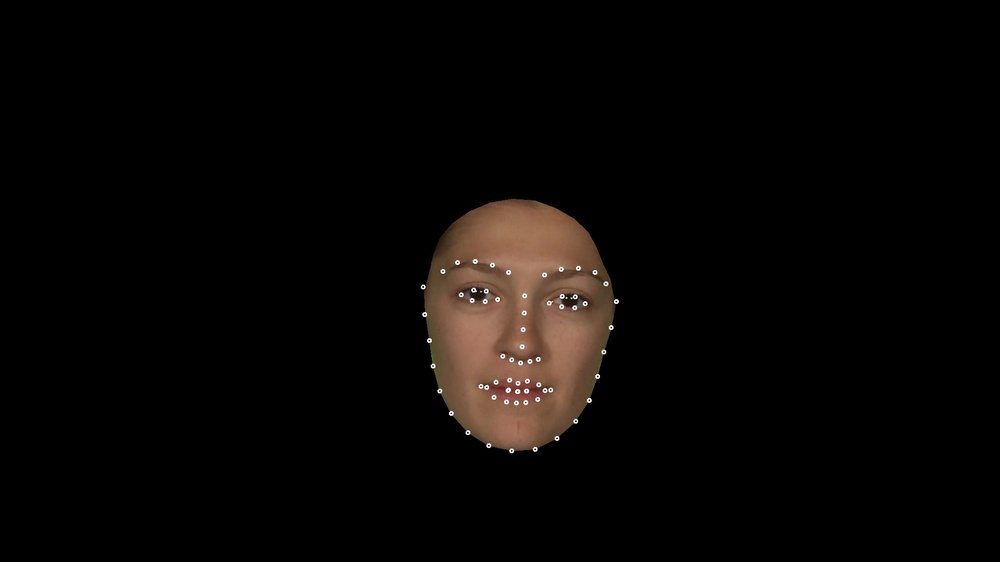
#> input picture imgs/Em1_Fala1_CarolinaHolly_00001.jpg, 1000 x 562 px, shrunk from 1920 x 1080 before the run, found by its file name
$ python canny_v2v.py
#> lines starting #> are read from the running program, lines starting #| are printed output that depends on the picture; after the words box and inside, x2 and y2 are one past the last pixel; in counts of white or black regions, pixels touching at a corner belong together
from skimage import feature
import numpy as np
from PIL import Image
import cv2


B_path = "/Users/fireis/Documents/masters/masters_video_gen/Em1_Fala1_CarolinaHolly_00001.jpg"
out_path = "/Users/fireis/Documents/masters/masters_video_gen/canny.jpg"

img = Image.open(B_path)
#> img is the input picture: PIL image 1000x562 RGB; mean R, G, B 8.8, 6.4, 5
im_edge = np.zeros((256,256), np.uint8)
cv2.putText(im_edge, "TESTE", (128,230), cv2.FONT_HERSHEY_SIMPLEX, 1, (255,255,255), 1)

edges = feature.canny(np.array(img.convert('L')))
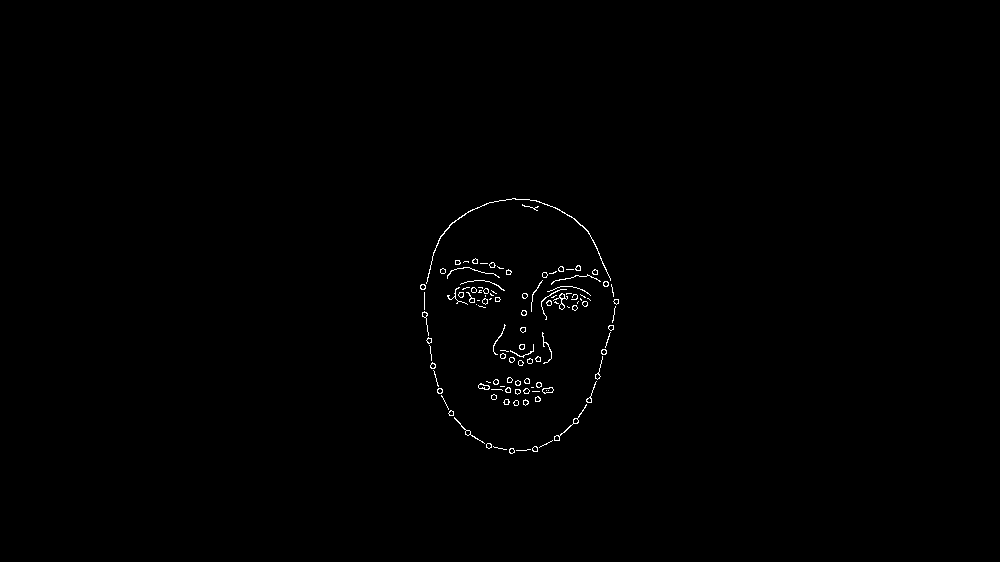
#> edges: shape (562, 1000) bool; 0.45% white in thin lines or dots, all inside (x1, y1, x2, y2) = (420, 198, 619, 454)
#edges = edges * (part_labels == 0)  # remove edges within face
im_edges = (edges * 255).astype(np.uint8)
out = Image.fromarray((im_edge))
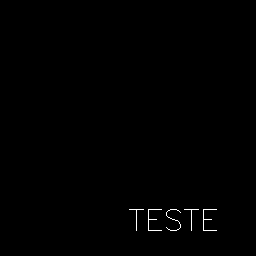
#> out: PIL image 256x256 L; 0.36% white in thin lines or dots, all inside (x1, y1, x2, y2) = (129, 209, 217, 231)
#image_pil = Image.fromarray(out)
out.save(out_path)
